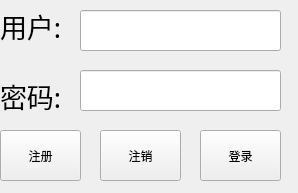
<?xml version="1.0" encoding="UTF-8"?>
<ui version="4.0">
 <class>Client</class>
 <widget class="QWidget" name="Client">
  <property name="geometry">
   <rect>
    <x>0</x>
    <y>0</y>
    <width>298</width>
    <height>193</height>
   </rect>
  </property>
  <property name="windowTitle">
   <string>Client</string>
  </property>
  <widget class="QLabel" name="uName">
   <property name="geometry">
    <rect>
     <x>0</x>
     <y>0</y>
     <width>71</width>
     <height>51</height>
    </rect>
   </property>
   <property name="font">
    <font>
     <family>Agency FB</family>
     <pointsize>20</pointsize>
    </font>
   </property>
   <property name="text">
    <string>用户:</string>
   </property>
  </widget>
  <widget class="QLabel" name="Pwd">
   <property name="geometry">
    <rect>
     <x>0</x>
     <y>80</y>
     <width>81</width>
     <height>31</height>
    </rect>
   </property>
   <property name="font">
    <font>
     <family>Agency FB</family>
     <pointsize>20</pointsize>
    </font>
   </property>
   <property name="text">
    <string>密码:</string>
   </property>
  </widget>
  <widget class="QPushButton" name="Regist">
   <property name="geometry">
    <rect>
     <x>0</x>
     <y>130</y>
     <width>81</width>
     <height>51</height>
    </rect>
   </property>
   <property name="text">
    <string>注册</string>
   </property>
  </widget>
  <widget class="QPushButton" name="Login">
   <property name="geometry">
    <rect>
     <x>200</x>
     <y>130</y>
     <width>81</width>
     <height>51</height>
    </rect>
   </property>
   <property name="text">
    <string>登录</string>
   </property>
  </widget>
  <widget class="QLineEdit" name="Name_Line">
   <property name="geometry">
    <rect>
     <x>80</x>
     <y>10</y>
     <width>201</width>
     <height>41</height>
    </rect>
   </property>
   <property name="font">
    <font>
     <family>Arial</family>
     <pointsize>12</pointsize>
     <weight>50</weight>
     <bold>false</bold>
    </font>
   </property>
  </widget>
  <widget class="QLineEdit" name="Pwd_Line">
   <property name="geometry">
    <rect>
     <x>80</x>
     <y>70</y>
     <width>201</width>
     <height>41</height>
    </rect>
   </property>
   <property name="font">
    <font>
     <family>Agency FB</family>
     <pointsize>12</pointsize>
    </font>
   </property>
   <property name="echoMode">
    <enum>QLineEdit::Password</enum>
   </property>
  </widget>
  <widget class="QPushButton" name="logoff">
   <property name="geometry">
    <rect>
     <x>100</x>
     <y>130</y>
     <width>81</width>
     <height>51</height>
    </rect>
   </property>
   <property name="text">
    <string>注销</string>
   </property>
  </widget>
 </widget>
 <resources/>
 <connections/>
</ui>
